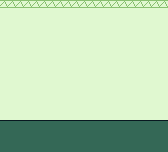

Tiled map render using the project's own tile images. Description and the whole map definition, tile-layer contents included, below:
An orthogonal 21x19 tile map with 8x8 px tiles, 1 tile layer (Tile Layer 1).

<map version="1.10" tiledversion="1.10.1" orientation="orthogonal" renderorder="right-down" width="21" height="19" tilewidth="8" tileheight="8" infinite="0" nextlayerid="2" nextobjectid="1">
 <tileset firstgid="1" source="KaijuDemolitionCo.tsx" />
 <layer id="1" name="Tile Layer 1" width="21" height="19">
  <data encoding="csv">
2,2,2,2,2,2,2,2,2,2,2,2,2,2,2,2,2,2,2,2,2,
1,1,1,1,1,1,1,1,1,1,1,1,1,1,1,1,1,1,1,1,1,
1,1,1,1,1,1,1,1,1,1,1,1,1,1,1,1,1,1,1,1,1,
1,1,1,1,1,1,1,1,1,1,1,1,1,1,1,1,1,1,1,1,1,
1,1,1,1,1,1,1,1,1,1,1,1,1,1,1,1,1,1,1,1,1,
1,1,1,1,1,1,1,1,1,1,1,1,1,1,1,1,1,1,1,1,1,
1,1,1,1,1,1,1,1,1,1,1,1,1,1,1,1,1,1,1,1,1,
1,1,1,1,1,1,1,1,1,1,1,1,1,1,1,1,1,1,1,1,1,
1,1,1,1,1,1,1,1,1,1,1,1,1,1,1,1,1,1,1,1,1,
1,1,1,1,1,1,1,1,1,1,1,1,1,1,1,1,1,1,1,1,1,
1,1,1,1,1,1,1,1,1,1,1,1,1,1,1,1,1,1,1,1,1,
1,1,1,1,1,1,1,1,1,1,1,1,1,1,1,1,1,1,1,1,1,
1,1,1,1,1,1,1,1,1,1,1,1,1,1,1,1,1,1,1,1,1,
1,1,1,1,1,1,1,1,1,1,1,1,1,1,1,1,1,1,1,1,1,
1,1,1,1,1,1,1,1,1,1,1,1,1,1,1,1,1,1,1,1,1,
4,4,4,4,4,4,4,4,4,4,4,4,4,4,4,4,4,4,4,4,4,
5,5,5,5,5,5,5,5,5,5,5,5,5,5,5,5,5,5,5,5,5,
5,5,5,5,5,5,5,5,5,5,5,5,5,5,5,5,5,5,5,5,5,
5,5,5,5,5,5,5,5,5,5,5,5,5,5,5,5,5,5,5,5,5
</data>
 </layer>
</map>